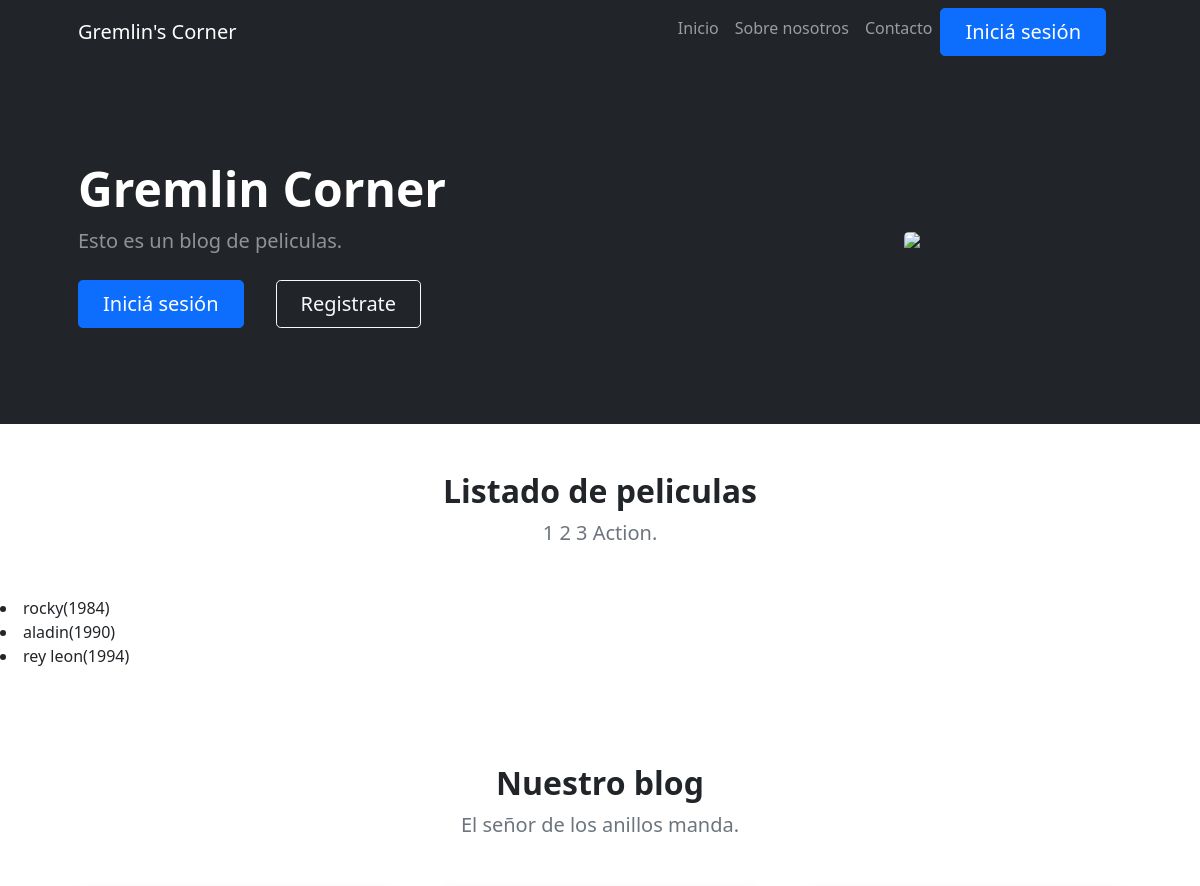
The app's page /AppCoder/leerpeliculas/ (upper part), older data.
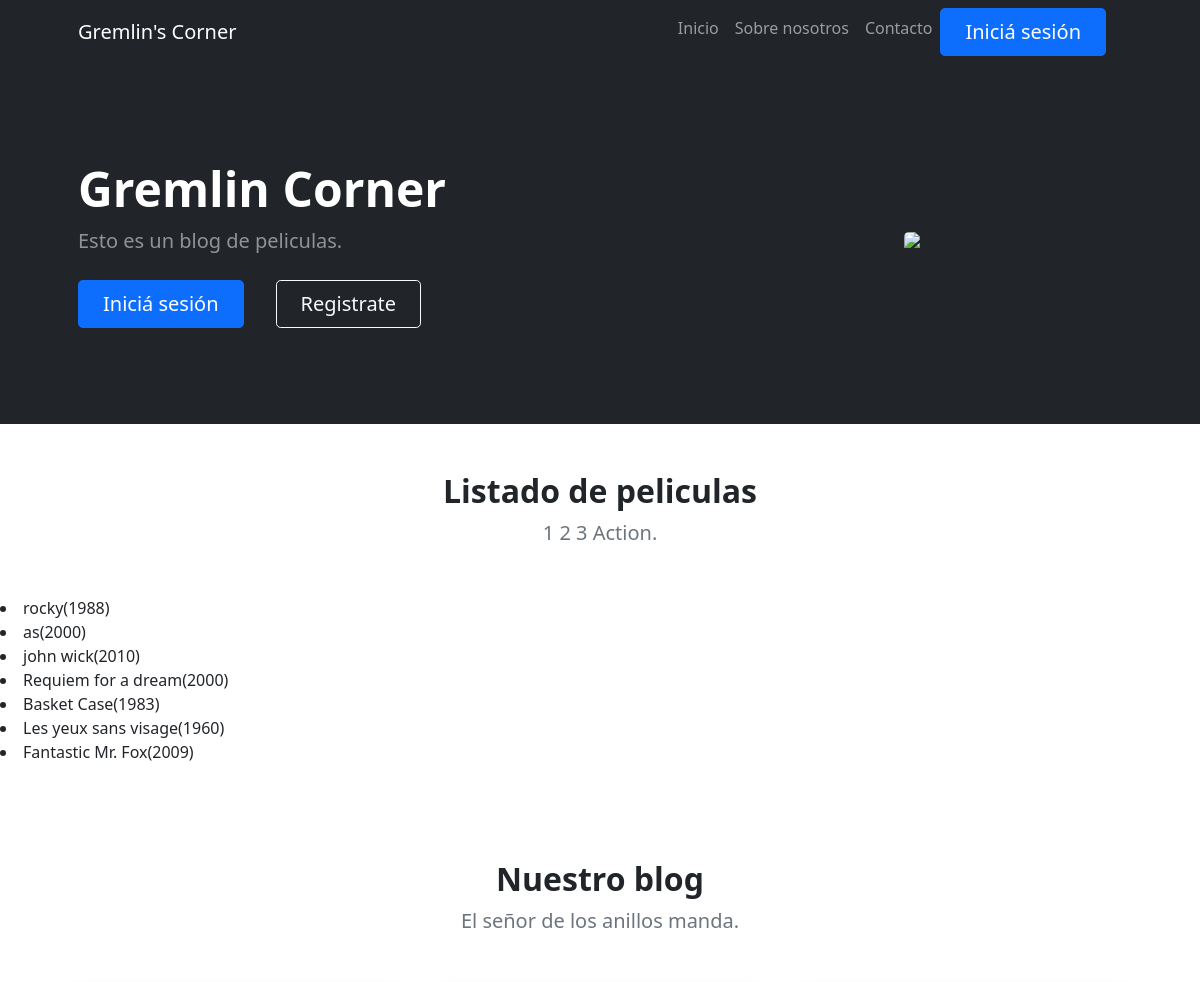
The same page, newer data.
### AppCoder/models.py (models this page shows)
class Pelicula (models.Model):
    nombre =  models.CharField (max_length=40)
    año = models.IntegerField (null=True)
    director = models.CharField (max_length=40,null=True )
    genero = models.CharField (max_length=40)
    duracion = models.TimeField (null=True)
    def __str__(self):
        return f"{self.nombre}({self.año})"

### AppCoder/views.py (the view)
# urls.py: path("leerpeliculas/", views.leerpeliculas, name="Leerpeliculas"),
def leerpeliculas (request):
    peliculas = Pelicula.objects.all()
    dir = {"peliculas":peliculas}
    return render (request, "AppCoder/leerpeliculas.html", dir)

### AppCoder/templates/AppCoder/leerpeliculas.html
{% extends "AppCoder/madre.html" %}
{% load static %}
{% block contenido %}
<br>
<br>
<div class="text-center">
    <h2 class="fw-bolder">Listado de peliculas</h2>
    <p class="lead fw-normal text-muted mb-5">1 2 3 Action.</p>
</div>
        {% for pel in peliculas %}
            <li> {{pel}}</li>
        {% endfor %}
{% endblock %}

### AppCoder/templates/AppCoder/madre.html (shortened to what this page needs)
<!DOCTYPE html>
<html lang="en">
    <head>
        {% load static %}
        <link href="https://cdn.jsdelivr.net/npm/bootstrap-icons@1.5.0/font/bootstrap-icons.css" rel="stylesheet" />
        <link href="{% static 'AppCoder/css/styles.css' %}" rel="stylesheet" />
    </head>
    <body class="d-flex flex-column h-100">
        <main class="flex-shrink-0">
            <nav class="navbar navbar-expand-lg navbar-dark bg-dark">
                <div class="container px-5">
                    <a class="navbar-brand" href="index.html">Gremlin's Corner</a>
                    <div class="collapse navbar-collapse" id="navbarSupportedContent">
                        <ul class="navbar-nav ms-auto mb-2 mb-lg-0">
                            <li class="nav-item"><a class="nav-link" href="{% url 'Inicio' %}">Inicio</a></li>
                            <li class="nav-item"><a class="nav-link" href="{% url 'Sobre nosotrxs' %}">Sobre nosotros</a></li>
                            <li class="nav-item"><a class="nav-link" href="{% url 'Contacto' %}">Contacto</a></li>
                            {% if not request.user.is_authenticated %}
                            <li class="nav-item"><a class="btn btn-primary btn-lg px-4 me-sm-3" href="{% url 'Login' %}">Iniciá sesión</a></li>
                            {% endif %}
                        </ul>
                    </div>
                </div>
            </nav>
            <header class="bg-dark py-5">
                <div class="container px-5">
                    <div class="row gx-5 align-items-center justify-content-center">
                        <div class="col-lg-8 col-xl-7 col-xxl-6">
                            <div class="my-5 text-center text-xl-start">
                                <h1 class="display-5 fw-bolder text-white mb-2">Gremlin Corner</h1>
                                <p class="lead fw-normal text-white-50 mb-4">Esto es un blog de peliculas.</p>
                                <div class="d-grid gap-3 d-sm-flex justify-content-sm-center justify-content-xl-start">
                                   <a class="btn btn-primary btn-lg px-4 me-sm-3" href="#features">Iniciá sesión</a>
                                    <a class="btn btn-outline-light btn-lg px-4" href="{% url 'UserFormulario' %}">Registrate</a>
                                </div>
                            </div>
                        </div>
                        <div class="col-xl-5 col-xxl-6 d-none d-xl-block text-center"><img class="img-fluid rounded-3 my-5" src="https://wegotthiscovered.com/wp-content/uploads/gremlins.jpg" alt="..." /></div>
                    </div>
                </div>
            </header>
                {% block contenido %}
                {% endblock %}
            <section class="py-5">
                <div class="container px-5 my-5">
                    <div class="row gx-5 justify-content-center">
                        <div class="col-lg-8 col-xl-6">
                            <div class="text-center">
                                <h2 class="fw-bolder">Nuestro blog</h2>
                                <p class="lead fw-normal text-muted mb-5">El señor de los anillos manda.</p>
                            </div>
                        </div>
                    </div>
                </div>
            </section>
        </main>
    </body>
</html>

Row changes from the older to the newer data that the page shows:
changed Pelicula: nombre+año "rocky(1984)" → "rocky(1988)"
changed Pelicula (number 2 of 7 on the later page): nombre+año "aladin(1990)" → "as(2000)"
changed Pelicula: nombre+año "rey leon(1994)" → "john wick(2010)"
added Pelicula: nombre+año "Requiem for a dream(2000)"
added Pelicula: nombre+año "Basket Case(1983)"
added Pelicula: nombre+año "Les yeux sans visage(1960)"
added Pelicula: nombre+año "Fantastic Mr. Fox(2009)"
